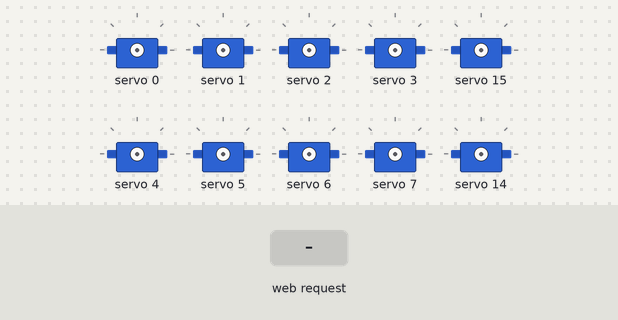
Bench run of a sketch on a simulated ESP32. Shown: 10 × servo. The test bench sets the inputs (shaded band). WiFi joins after 1.5 s; servers stay silent unless stated; what the sketch prints to the serial monitor is not drawn.

Above: at 3.2 s.
3.3 s: HTTP request GET /demo received
At 3.45 s:
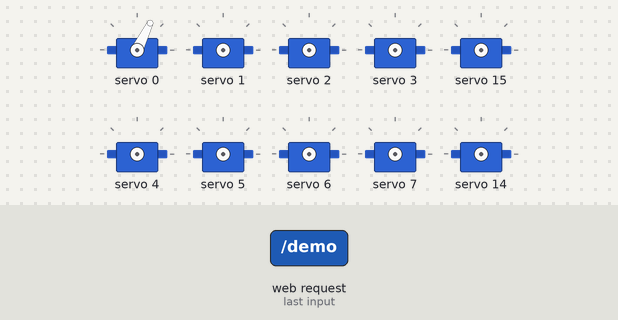
At 4.07 s:
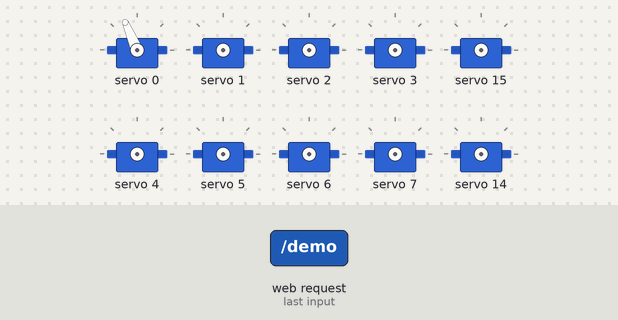
Timing chart, 0 to 23.1 s (numbered marks = the images above; inputs shaded):
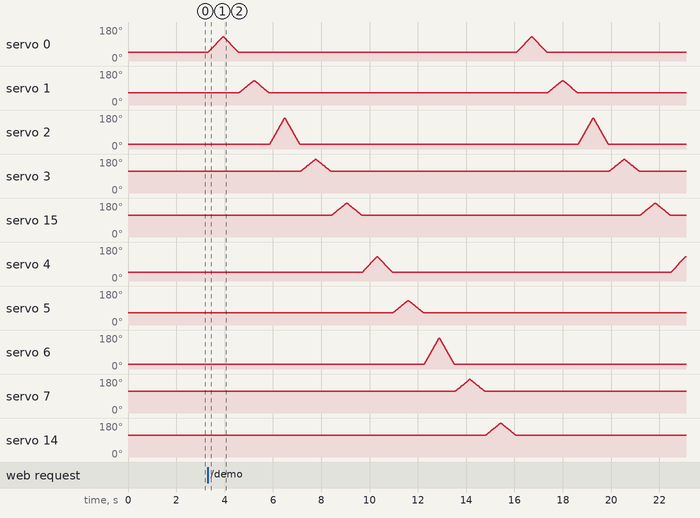

The sketch:

BuffArmBBWorkingLeftArm.ino
```cpp
#include <WiFi.h>
#include <Wire.h>
#include <Adafruit_PWMServoDriver.h>
#include <WebServer.h>

// Initialize the PCA9685
Adafruit_PWMServoDriver pca = Adafruit_PWMServoDriver(0x40);

// WiFi credentials
const char* ssid = "SpectrumSetup-DD";
const char* password = "jeansrocket543";

// Web server running on port 80
WebServer server(80);

#define SERVOMIN  150 // Minimum pulse length out of 4096
#define SERVOMAX  600 // Maximum pulse length out of 4096

bool autoMode = false;

// Current angles of the servos
uint16_t servoAnglesLeft[5] = {90, 90, 90, 90, 90}; // Initial angles for left shoulder, wrist, and claw servos
uint16_t servoAnglesRight[5] = {90, 90, 90, 90, 90}; // Initial angles for right shoulder, wrist, and claw servos

void setup() {
    Serial.begin(9600);
    Serial.println("Starting...");

    // Initialize PCA9685
    pca.begin();
    pca.setPWMFreq(60);  // Analog servos run at ~60 Hz updates

    // Connect to WiFi
    WiFi.begin(ssid, password);
    while (WiFi.status() != WL_CONNECTED) {
        delay(1000);
        Serial.println("Connecting to WiFi...");
    }
    Serial.println("Connected to WiFi");
    Serial.print("IP address: ");
    Serial.println(WiFi.localIP());

    // Define web server routes
    server.on("/", handleRoot);
    server.on("/moveServo", handleMoveServo);
    server.on("/getAngles", handleGetAngles);
    server.on("/calibrate", handleCalibrate);
    server.on("/demo", handleDemo);

    // Start the server
    server.begin();
    Serial.println("Server started");
}

// Function to set servo angle
void setServoAngle(uint8_t channel, uint16_t angle) {
    uint16_t pulse = map(angle, 0, 180, SERVOMIN, SERVOMAX);
    pca.setPWM(channel, 0, pulse);

    // Update the current angle for the servo
    if (channel == 0) {
        servoAnglesLeft[0] = angle;
    } else if (channel == 1) {
        servoAnglesLeft[1] = angle;
    } else if (channel == 2) {
        servoAnglesLeft[2] = angle;
    } else if (channel == 3) {
        servoAnglesLeft[3] = angle;
    } else if (channel == 15) {
        servoAnglesLeft[4] = angle;
    } else if (channel == 4) {
        servoAnglesRight[0] = angle;
    } else if (channel == 5) {
        servoAnglesRight[1] = angle;
    } else if (channel == 6) {
        servoAnglesRight[2] = angle;
    } else if (channel == 7) {
        servoAnglesRight[3] = angle;
    } else if (channel == 14) {
        servoAnglesRight[4] = angle;
    }
}

// Function for smooth movement
void moveServoSmooth(uint8_t channel, uint16_t startAngle, uint16_t endAngle, uint16_t steps, uint16_t delayTime) {
    float stepSize = (endAngle - startAngle) / (float)steps;
    for (uint16_t i = 0; i <= steps; i++) {
        setServoAngle(channel, startAngle + stepSize * i);
        delay(delayTime);
    }
}

// Handle root URL "/"
void handleRoot() {
    String html = "<html>\
    <head>\
    <title>Servo Control</title>\
    <meta name='viewport' content='width=device-width, initial-scale=1'>\
    <style>\
    body { font-family: Arial, sans-serif; text-align: center; }\
    .button { padding: 10px 20px; margin: 5px; font-size: 20px; }\
    .slider { width: 90%; }\
    .panel { display: inline-block; width: 45%; vertical-align: top; }\
    .left-panel { float: left; }\
    .right-panel { float: right; }\
    </style>\
    </head>\
    <body>\
    <h1>Control Servos</h1>\
    <button class='button' onclick=\"sendRequest('/calibrate')\">Calibrate</button>\
    <button class='button' onclick=\"sendRequest('/demo')\">Demo</button>\
    <div class='panel left-panel'>\
    <h2>Left Arm</h2>\
    <h3>Shoulder Servo A</h3>\
    <input type='range' min='0' max='180' value='90' class='slider' id='servo0' onchange=\"updateServo(0, this.value)\">\
    <span id='angle0'>90</span>\
    <h3>Shoulder Servo B</h3>\
    <input type='range' min='0' max='180' value='90' class='slider' id='servo1' onchange=\"updateServo(1, this.value)\">\
    <span id='angle1'>90</span>\
    <h3>Wrist Servo A</h3>\
    <input type='range' min='0' max='180' value='90' class='slider' id='servo2' onchange=\"updateServo(2, this.value)\">\
    <span id='angle2'>90</span>\
    <h3>Wrist Servo B</h3>\
    <input type='range' min='0' max='180' value='90' class='slider' id='servo3' onchange=\"updateServo(3, this.value)\">\
    <span id='angle3'>90</span>\
    <h3>Claw</h3>\
    <input type='range' min='55' max='176' value='90' class='slider' id='servo15' onchange=\"updateServo(15, this.value)\">\
    <span id='angle15'>90</span>\
    </div>\
    <div class='panel right-panel'>\
    <h2>Right Arm</h2>\
    <h3>Shoulder Servo A</h3>\
    <input type='range' min='0' max='180' value='90' class='slider' id='servo4' onchange=\"updateServo(4, this.value)\">\
    <span id='angle4'>90</span>\
    <h3>Shoulder Servo B</h3>\
    <input type='range' min='0' max='180' value='90' class='slider' id='servo5' onchange=\"updateServo(5, this.value)\">\
    <span id='angle5'>90</span>\
    <h3>Wrist Servo A</h3>\
    <input type='range' min='0' max='180' value='90' class='slider' id='servo6' onchange=\"updateServo(6, this.value)\">\
    <span id='angle6'>90</span>\
    <h3>Wrist Servo B</h3>\
    <input type='range' min='0' max='180' value='90' class='slider' id='servo7' onchange=\"updateServo(7, this.value)\">\
    <span id='angle7'>90</span>\
    <h3>Claw</h3>\
    <input type='range' min='55' max='176' value='90' class='slider' id='servo14' onchange=\"updateServo(14, this.value)\">\
    <span id='angle14'>90</span>\
    </div>\
    <script>\
    function sendRequest(endpoint) {\
        fetch(endpoint).then(response => console.log(response));\
    }\
    function updateServo(channel, angle) {\
        fetch(`/moveServo?channel=${channel}&angle=${angle}`).then(response => {\
            if (response.ok) {\
                document.getElementById(`angle${channel}`).innerText = angle;\
            }\
        });\
    }\
    function updateSliders(anglesLeft, anglesRight) {\
        document.getElementById('servo0').value = anglesLeft[0];\
        document.getElementById('angle0').innerText = anglesLeft[0];\
        document.getElementById('servo1').value = anglesLeft[1];\
        document.getElementById('angle1').innerText = anglesLeft[1];\
        document.getElementById('servo2').value = anglesLeft[2];\
        document.getElementById('angle2').innerText = anglesLeft[2];\
        document.getElementById('servo3').value = anglesLeft[3];\
        document.getElementById('angle3').innerText = anglesLeft[3];\
        document.getElementById('servo15').value = anglesLeft[4];\
        document.getElementById('angle15').innerText = anglesLeft[4];\
        document.getElementById('servo4').value = anglesRight[0];\
        document.getElementById('angle4').innerText = anglesRight[0];\
        document.getElementById('servo5').value = anglesRight[1];\
        document.getElementById('angle5').innerText = anglesRight[1];\
        document.getElementById('servo6').value = anglesRight[2];\
        document.getElementById('angle6').innerText = anglesRight[2];\
        document.getElementById('servo7').value = anglesRight[3];\
        document.getElementById('angle7').innerText = anglesRight[3];\
        document.getElementById('servo14').value = anglesRight[4];\
        document.getElementById('angle14').innerText = anglesRight[4];\
    }\
    fetch('/getAngles').then(response => response.json()).then(data => updateSliders(data.left, data.right));\
    </script>\
    </body>\
    </html>";

    server.send(200, "text/html", html);
}

// Handle URL "/moveServo"
void handleMoveServo() {
    if (server.hasArg("channel") && server.hasArg("angle")) {
        uint8_t channel = server.arg("channel").toInt();
        uint16_t angle = server.arg("angle").toInt();
        setServoAngle(channel, angle);
        server.send(200, "text/plain", "Moved servo");
    } else {
        server.send(400, "text/plain", "Invalid request");
    }
}

// Handle URL "/getAngles"
void handleGetAngles() {
    String json = "{\"left\":[";
    json += String(servoAnglesLeft[0]) + ",";
    json += String(servoAnglesLeft[1]) + ",";
    json += String(servoAnglesLeft[2]) + ",";
    json += String(servoAnglesLeft[3]) + ",";
    json += String(servoAnglesLeft[4]);
    json += "], \"right\":[";
    json += String(servoAnglesRight[0]) + ",";
    json += String(servoAnglesRight[1]) + ",";
    json += String(servoAnglesRight[2]) + ",";
    json += String(servoAnglesRight[3]) + ",";
    json += String(servoAnglesRight[4]);
    json += "]}";
    server.send(200, "application/json", json);
}

// Handle URL "/calibrate"
void handleCalibrate() {
    setServoAngle(0, 90);
    setServoAngle(1, 90);
    setServoAngle(2, 90);
    setServoAngle(3, 90);
    setServoAngle(15, 90);
    setServoAngle(4, 90);
    setServoAngle(5, 90);
    setServoAngle(6, 90);
    setServoAngle(7, 90);
    setServoAngle(14, 90);
    server.send(200, "text/plain", "Servos calibrated to 90 degrees");
}

// Handle URL "/demo"
void handleDemo() {
    for (int i = 0; i < 3; i++) { // Repeat the demo 3 times
        moveServoSmooth(0, 40, 125, 30, 20);   // Left shoulder servo A
        moveServoSmooth(0, 125, 40, 30, 20);   // Left shoulder servo A
        moveServoSmooth(1, 60, 125, 30, 20);   // Left shoulder servo B
        moveServoSmooth(1, 125, 60, 30, 20);   // Left shoulder servo B
        moveServoSmooth(2, 18, 160, 30, 20);   // Left wrist servo A
        moveServoSmooth(2, 160, 18, 30, 20);   // Left wrist servo A
        moveServoSmooth(3, 110, 175, 30, 20);  // Left wrist servo B
        moveServoSmooth(3, 175, 110, 30, 20);  // Left wrist servo B
        moveServoSmooth(15, 110, 176, 30, 20); // Left claw
        moveServoSmooth(15, 176, 110, 30, 20); // Left claw

        moveServoSmooth(4, 40, 125, 30, 20);   // Right shoulder servo A
        moveServoSmooth(4, 125, 40, 30, 20);   // Right shoulder servo A
        moveServoSmooth(5, 60, 125, 30, 20);   // Right shoulder servo B
        moveServoSmooth(5, 125, 60, 30, 20);   // Right shoulder servo B
        moveServoSmooth(6, 18, 160, 30, 20);   // Right wrist servo A
        moveServoSmooth(6, 160, 18, 30, 20);   // Right wrist servo A
        moveServoSmooth(7, 110, 175, 30, 20);  // Right wrist servo B
        moveServoSmooth(7, 175, 110, 30, 20);  // Right wrist servo B
        moveServoSmooth(14, 110, 176, 30, 20); // Right claw
        moveServoSmooth(14, 176, 110, 30, 20); // Right claw
    }
    server.send(200, "text/plain", "Demo completed");
}

void loop() {
    // Handle client requests
    server.handleClient();
}
```
